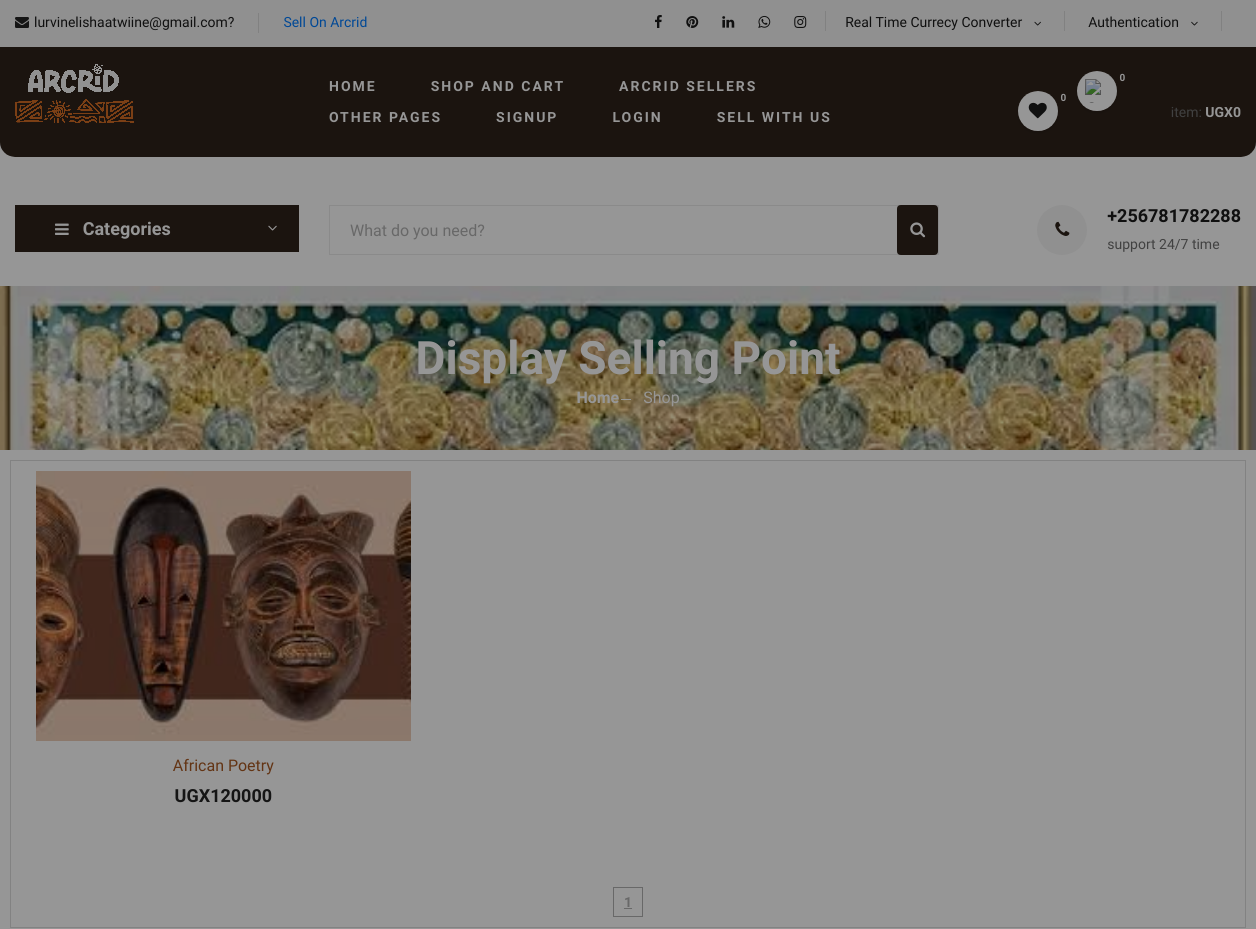
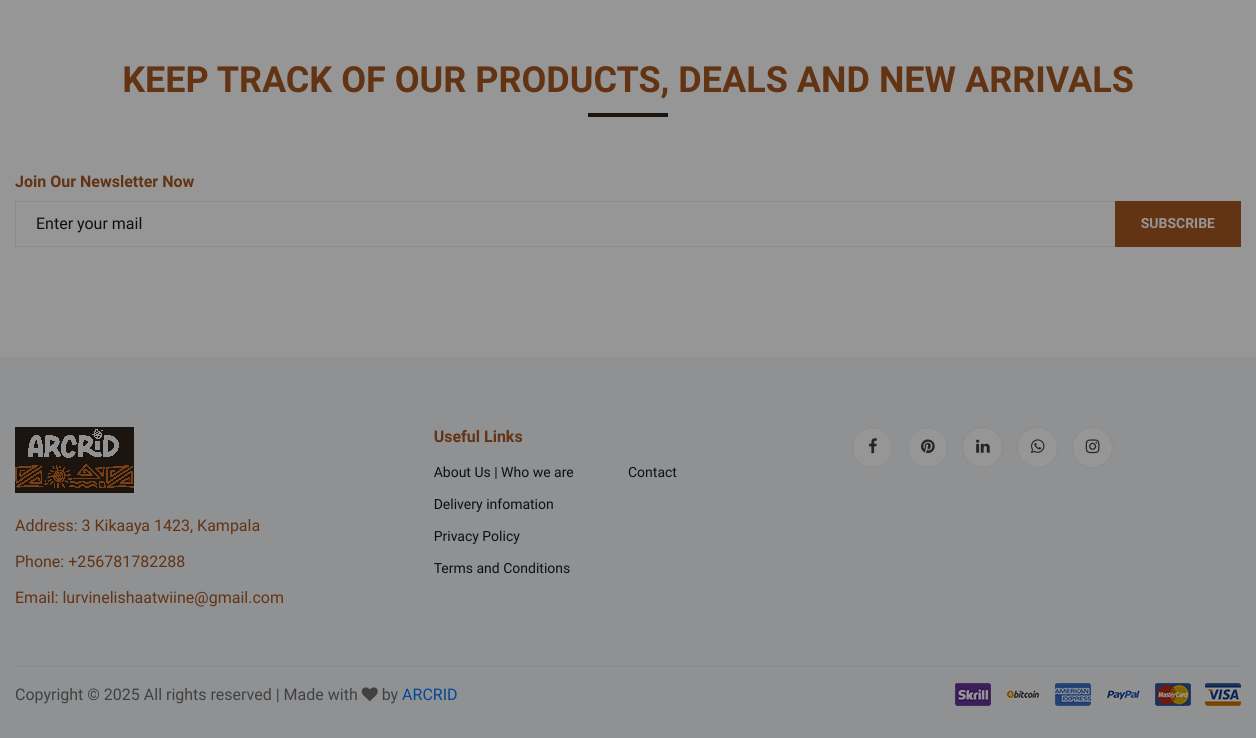
/store, run on an earlier commit of the app's database (2 pictures, top to bottom).
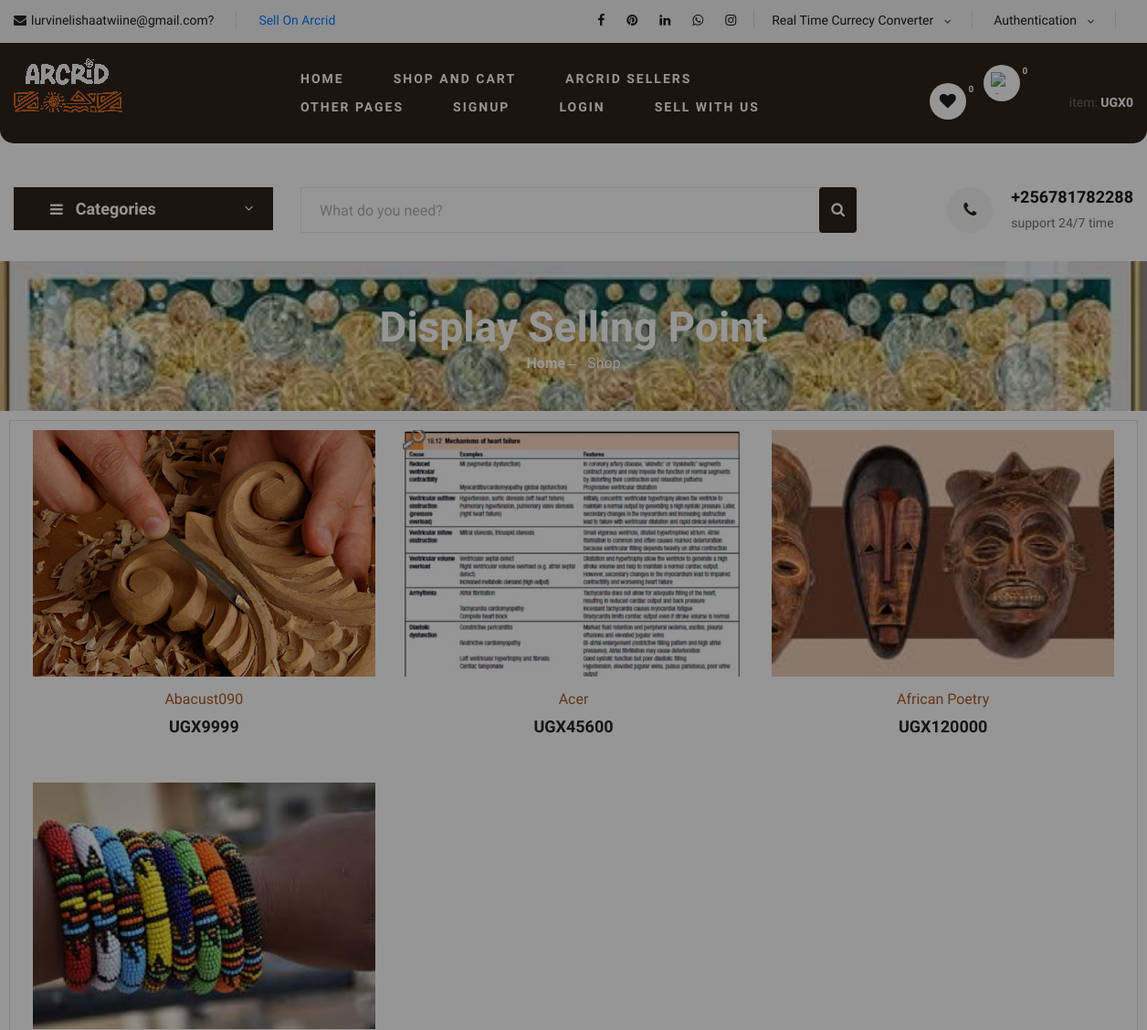
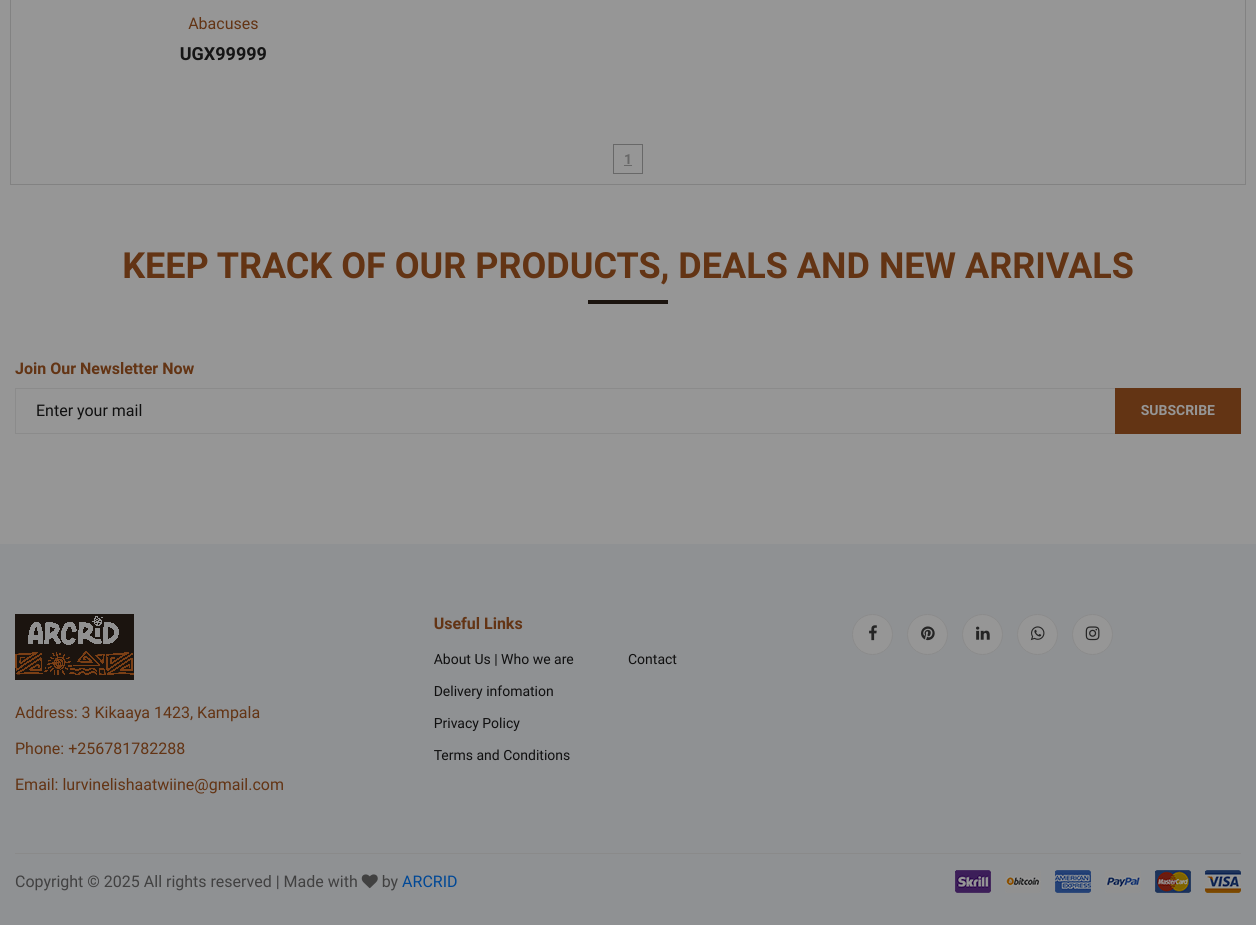
And on a later commit of the database (2 pictures, top to bottom).
### shop/models/product.py (models this page shows, shortened)
class Product(models.Model):
    name = models.CharField(max_length=50)
    price = models.IntegerField(default=0)
    del_price= models.IntegerField(default=0)
    selling_price =models.IntegerField(default=0)
    stock = models.IntegerField(default=0)
    category =models.ForeignKey(Sub_Category, on_delete=models.CASCADE, default=1,blank=True,null=True)
    brand = models.ForeignKey(Major_Categories, on_delete=models.CASCADE, default=1)
    description = models.TextField(max_length=1000,blank=True,null=True)
    image =models.ImageField(upload_to='Uploads/products/',default='Categories/arcrid.jpg')
    image2 =models.ImageField(upload_to='Uploads/products/',default='Categories/arcrid.jpg')
    image3 =models.ImageField(upload_to='Uploads/products/',default='Categories/arcrid.jpg')
    image4 =models.ImageField(upload_to='Uploads/products/',default='Categories/arcrid.jpg')
    shop=models.CharField(max_length=100,default=1)
    shop_name =models.CharField(max_length=100,default='Pearlmart',blank=True)
    dates= models.DateTimeField(default=timezone.now)
    average_rating = models.FloatField(default=0.0)
    is_top_rated = models.BooleanField(default=False)
    is_featured = models.BooleanField(default=False)

### shop/views/home.py (the view)
# urls.py: path('store', store , name='store'),
def store(request):
    cart = request.session.get('cart', {})
    if not cart:
        request.session['cart'] = {}
    productes = Product.get_products_by_id(list(cart.keys())) if cart else {}
    categories = Sub_Category.get_all_categories()
    brands = Major_Categories.get_all_brand()
    categoryID = request.GET.get('category')
    brandID = request.GET.get('brand')
    customer = request.user.id
    k = request.GET.get('caution')
    if k:
        Order.objects.filter(id=k, customer=customer).delete()
        orders = Order.get_orders_by_customer(customer)
        messages.success(request, 'Order Item deleted Successfully')
        return render(request, 'orders.html', {'orders': orders})
    if categoryID:
        products = Product.get_all_products_by_categoryid(categoryID)
    elif brandID:
        products = Product.objects.filter(category__brand_id=brandID)#Product.get_all_products_by_brandid(brandID)
    else:
        products = Product.objects.all().order_by('?')  # Random order
    paginator = Paginator(products, 20)  # 20 items per page
    page_number = request.GET.get('page')
    page_obj = paginator.get_page(page_number)  # Get the current page
    vendor_present_here = request.user.is_authenticated and Vendor.objects.filter(vendor=request.user.id).exists()
    if request.user.is_authenticated:
        user = request.user
        likes = Like.objects.filter(user=user).select_related('product')
        liked_products = [like.product.id for like in likes]
    else:
        liked_products=[]
    categories = Sub_Category.get_all_categories()
    brands = Major_Categories.get_all_brand()
    context = {
        'liked_products':liked_products,
        'page_obj': page_obj,  # Pass paginated products
        'vendor_present_here': vendor_present_here,
        'store': 'store',
        'products':productes,
        'k': categoryID or brandID,  # Preserve filter
        'brands': brands,
        'categories': categories,
    }
    return render(request, 'shop-grid.html', context)

### shop/models/brand.py (called while the page is built)
    @staticmethod
    def get_all_brand():
        return Major_Categories.objects.all()

### shop/models/category.py (called while the page is built)
    @staticmethod
    def get_all_categories():
        return Sub_Category.objects.all()

### shop/templatetags/cart.py (called while the page is built)
@register.filter(name='total_cart_price')
def total_cart_price(productes , cart):
    sum = 0 ;
    for p in productes:
        sum += int(price_total(p , cart))
    return sum

### templates/shop-grid.html (shortened to what this page needs)
{% extends 'base.html' %}
{% block content %}
{% load static %}
    <section class="hero hero-normal">
        <div class="container">
            <div class="row">
                <div class="col-lg-3">
                    <div class="hero__categories">
                        <div class="hero__categories__all">
                            <i class="fa fa-bars"></i>
                            <span>Categories</span>
                        </div>
                    </div>
                </div>
                <div class="col-lg-9" >
                    <div class="hero__search">
                        <div class="hero__search__form">
                            <form class="d-flex" action="{% url 'search' %}" method="POST">
                            <input type="text" class="form-control" placeholder="What do you need?" style="max-width: 100%;" name="searched">
                            <button type="submit" class="btn text-white ms-2" style="background-color: #2f231b;">
                                <i class="fa fa-search"></i>
                            </button>
                        </form>
                        </div>
                        <div class="hero__search__phone   d-none d-md-block  hide-on-mobile">
                            <div class="hero__search__phone__icon">
                                <i class="fa fa-phone"></i>
                            </div>
                            <div class="hero__search__phone__text">
                                <h5>+256781782288</h5>
                                <span>support 24/7 time</span>
                            </div>
                        </div>
                    </div>
                </div>
            </div>
        </div>
    </section>
    <section class="breadcrumb-section set-bg" data-setbg="{% static 'img/il_570xN.3238369392_bydc-1.webp' %}">
        <div class="container">
            <div class="row">
                <div class="col-lg-12 text-center">
                    <div class="breadcrumb__text">
                        <h2>Display Selling Point</h2>
                        <div class="breadcrumb__option">
                            <a href="/">Home</a>
                            <span>Shop</span>
                        </div>
                    </div>
                </div>
            </div>
        </div>
    </section>
    <section class="product spad">
        <div class="container">
            <div class="row">
                <div class="col-lg-12 col-md-12">
                    <div class="row">
                        {% for product in page_obj %}
                            <div class="col-lg-4 col-md-6 col-sm-6">
                                <div class="product__item">
                                    <div class="product__item__pic set-bg" data-setbg="{{ product.image.url }}"
                                        onclick="window.location.href='{% url 'details' product.id %}';"
                                        style="cursor: pointer;">
                                    </div>
                                    <div class="product__item__text">
                                        <h6><a href="{% url 'details' product.id %}" style="color: #A95922;">{{ product.name }}</a></h6>
                                        <h5 class="converted-price" data-price-ugx="{{ product.price }}">UGX{{ product.price }} </h5>
                                    </div>
                                </div>
                            </div>
                        {% endfor %}
                    </div>
                    <div class="product__pagination" style="text-align: center; margin-top: 20px;">
                        <a href="#" class="active" style="font-weight: bold; text-decoration: underline;">{{ page_obj.number }}</a>
                    </div>
                </div>
            </div>
        </div>
    </section>
{% endblock %}

What changed in the data, as far as the page shows it:
added Product: shows a picture, name "Abacust090", price "9999"
added Product: shows a picture, name "Acer", price "45600"
added Product: shows a picture, name "Abacuses", price "99999"
